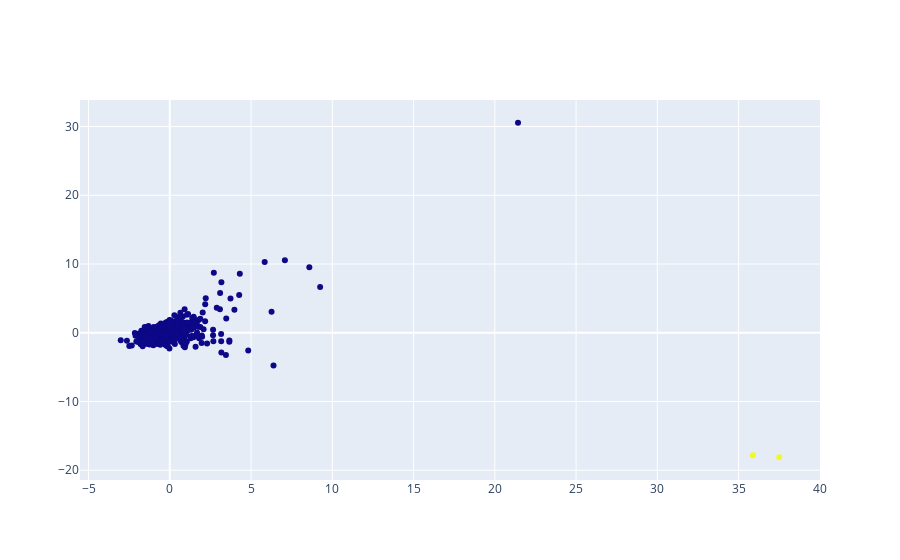

Write notebook code for a chart like this one.
### Code cell
fig = go.Figure()
fig.add_trace(go.Scatter(x = pca_df["pca_Component1"], y = pca_df["pca_Component2"],mode = "markers",
                        marker = dict(color = pca_df["pca_Cluster"])))

### Figure 1 — Plotly figure (JSON) as saved in the notebook; plotly's stock layout.template omitted (floating-point values rounded to 4 significant figures; data arrays with more than 128 entries replaced by an {"elided": "..."} marker saying what was removed)
{"data": [{"marker": {"color": {"elided": "617 int values"}}, "mode": "markers", "type": "scatter", "x": {"elided": "617 float values"}, "y": {"elided": "617 float values"}}], "layout": {}}
